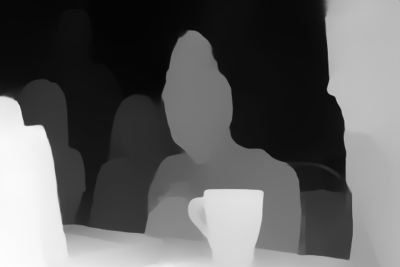
#> input picture Stereo reconstruction/STEREO RECONSTRUCTION/media/depthmap1.png, 400 x 267 px, found by its file name
$ python test_depthmap_open3D.py
#> lines starting #> are read from the running program, lines starting #| are printed output that depends on the picture; after the words box and inside, x2 and y2 are one past the last pixel; in counts of white or black regions, pixels touching at a corner belong together
import numpy as np
from PIL import Image
import open3d as o3d

def load_depth_image(image_path):
    """
    Charge une image de profondeur et la convertit en un tableau numpy.

    Paramètres :
    - image_path : chemin du fichier image de profondeur.
    Sortie :
    - depth_image : tableau numpy de l'image de profondeur.
    """
    image = Image.open(image_path)
#> image is the input picture: PIL image 400x267 RGBA; mean R, G, B, A 96.4, 96.4, 96.4, 255
    depth_image = np.array(image)
    depth_image = - depth_image[:, :, 0]
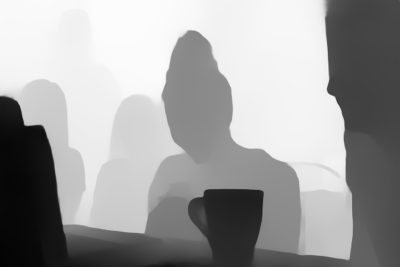
#> depth_image: shape (267, 400); min 1, max 252, mean 159.6
    depth_image[0,0] += 1000
#> depth_image: shape (267, 400); under 0.01% of pixels changed, all inside (x1, y1, x2, y2) = (0, 0, 1, 1)
    return depth_image

def depth_to_point_cloud(depth_image, fx, fy, cx, cy):
    """
    Convertir une image de profondeur en un nuage de points.

    Paramètres :
    - depth_image : tableau numpy de l'image de profondeur.
    - fx, fy : longueurs focales dans les directions x et y.
    - cx, cy : décalages du point principal dans les directions x et y.
    Sortie :
    - point_cloud : objet Open3D PointCloud.
    """
#> called with fx = 525, fy = 525, cx = 300, cy = 400

    height, width = depth_image.shape
#> height = 267; width = 400
    print(height, width)
#| 267 400
    x, y = np.meshgrid(np.arange(width), np.arange(height))
    z = depth_image / 1000.0  # suppose que l'unité de profondeur est en millimètres et on la mets en mètres

    x = (x - cx) * z / fx
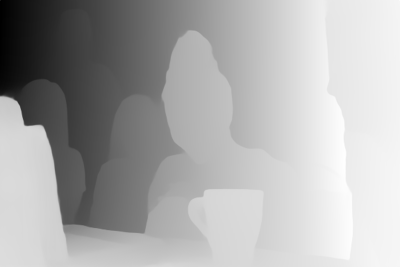
#> x: shape (267, 400) float64; min -0.142, max 0.0199, mean -0.0324; drawn with min black and max white
    y = (y - cy) * z / fy
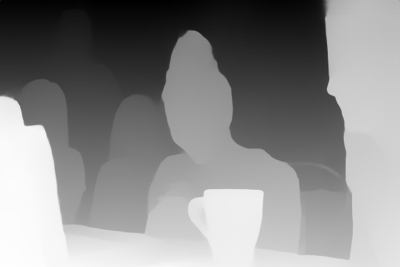
#> y: shape (267, 400) float64; min -0.192, max -0.000255, mean -0.0877; drawn with min black and max white

    points = np.stack((x, y, z), axis=-1).reshape(-1, 3)
    point_cloud = o3d.geometry.PointCloud()
    point_cloud.points = o3d.utility.Vector3dVector(points)

    return point_cloud


def main():
    image_path = r"Stereo reconstruction\TEST notion\media\depthmap1.png"
    fx = 525.0  # distance focale en x
    fy = 525.0  # distance focale en y
    cx = 300 # point principal x
    cy = 400  # point principal y

    depth_image = load_depth_image(image_path)
    point_cloud = depth_to_point_cloud(depth_image, fx, fy, cx, cy)

    o3d.visualization.draw_geometries([point_cloud])

if __name__ == "__main__":
    main()
